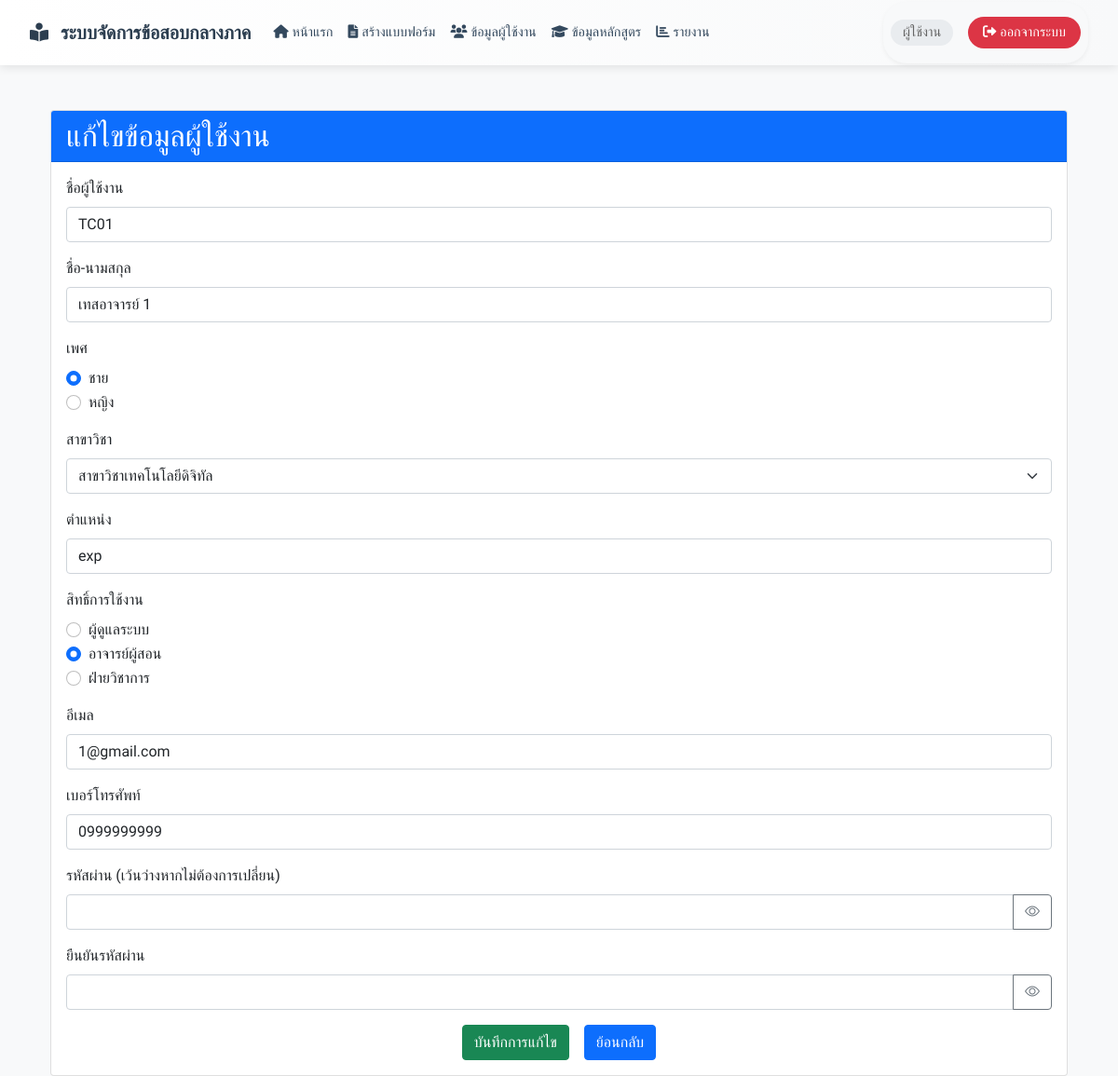
Screenshot of /edit_user.php?id=1238 with the database file from the repository.
### tables this page shows
CREATE TABLE `datalogin` (
  `id` int(11) NOT NULL,
  `username` varchar(50) NOT NULL,
  `password` varchar(255) NOT NULL,
  `full_name` varchar(100) NOT NULL,
  `gender` enum('ชาย','หญิง','อื่นๆ') NOT NULL,
  `department` varchar(100) NOT NULL,
  `position` varchar(100) NOT NULL,
  `role` enum('admin','teacher','academic') NOT NULL,
  `email` varchar(100) DEFAULT NULL,
  `phone` varchar(20) DEFAULT NULL,
  `failed_attempts` int(11) DEFAULT 0,
  `is_locked` tinyint(1) DEFAULT 0
);

### edit_user.php (the view, shortened to what this page needs)
<?php
require_once 'config.php';
include 'admin_nav.php';
$id = $_GET['id'];
$sql = "SELECT * FROM datalogin WHERE id = ?";
$stmt = $conn->prepare($sql);
$stmt->bind_param("i", $id);
$stmt->execute();
$result = $stmt->get_result();
$user = $result->fetch_assoc();
?>
<!DOCTYPE html>
<html lang="th">
<head>
    <link href="https://cdn.jsdelivr.net/npm/bootstrap@5.1.3/dist/css/bootstrap.min.css" rel="stylesheet">
    <link rel="stylesheet" href="https://cdn.jsdelivr.net/npm/bootstrap-icons@1.7.2/font/bootstrap-icons.css">
</head>
<body>
    <div class="container mt-5">
        <div class="card">
            <div class="card-header bg-primary text-white">
                <h2 class="mb-0">แก้ไขข้อมูลผู้ใช้งาน</h2>
            </div>
            <div class="card-body">
                <form action="<?php echo htmlspecialchars($_SERVER["PHP_SELF"]) . '?id=' . $id; ?>" method="post">
                    <div class="mb-3">
                        <label for="username" class="form-label">ชื่อผู้ใช้งาน</label>
                        <input type="text" class="form-control" id="username" name="username" value="<?php echo $user['username']; ?>" required>
                    </div>
                    <div class="mb-3">
                        <label for="full_name" class="form-label">ชื่อ-นามสกุล</label>
                        <input type="text" class="form-control" id="full_name" name="full_name" value="<?php echo $user['full_name']; ?>" required>
                    </div>
                    <div class="mb-3">
                        <label class="form-label">เพศ</label>
                        <div class="form-check">
                            <input class="form-check-input" type="radio" value="ชาย" id="gender_male" name="gender" <?php echo ($user['gender'] == 'ชาย') ? 'checked' : ''; ?> required>
                            <label class="form-check-label" for="gender_male">ชาย</label>
                        </div>
                        <div class="form-check">
                            <input class="form-check-input" type="radio" value="หญิง" id="gender_female" name="gender" <?php echo ($user['gender'] == 'หญิง') ? 'checked' : ''; ?> required>
                            <label class="form-check-label" for="gender_female">หญิง</label>
                        </div>
                    </div>
                    <div class="mb-3">
                        <label for="department" class="form-label">สาขาวิชา</label>
                        <select class="form-select" id="department" name="department" required>
                            <option value="2" <?php echo ($user['department'] == '2') ? 'selected' : ''; ?>>สาขาวิชาเทคโนโลยีดิจิทัล</option>
                        </select>
                    </div>
                    <div class="mb-3">
                        <label for="position" class="form-label">ตำแหน่ง</label>
                        <input type="text" class="form-control" id="position" name="position" value="<?php echo $user['position']; ?>" required>
                    </div>
                    <div class="mb-3">
                        <label class="form-label">สิทธิ์การใช้งาน</label>
                        <div class="form-check">
                            <input class="form-check-input" type="radio" value="admin" id="role_admin" name="role" <?php echo ($user['role'] == 'admin') ? 'checked' : ''; ?> required>
                            <label class="form-check-label" for="role_admin">ผู้ดูแลระบบ</label>
                        </div>
                        <div class="form-check">
                            <input class="form-check-input" type="radio" value="teacher" id="role_teacher" name="role" <?php echo ($user['role'] == 'teacher') ? 'checked' : ''; ?> required>
                            <label class="form-check-label" for="role_teacher">อาจารย์ผู้สอน</label>
                        </div>
                        <div class="form-check">
                            <input class="form-check-input" type="radio" value="academic" id="role_academic" name="role" <?php echo ($user['role'] == 'academic') ? 'checked' : ''; ?> required>
                            <label class="form-check-label" for="role_academic">ฝ่ายวิชาการ</label>
                        </div>
                    </div>
                    <div class="mb-3">
                        <label for="email" class="form-label">อีเมล</label>
                        <input type="email" class="form-control" id="email" name="email" value="<?php echo $user['email']; ?>" required>
                    </div>
                    <div class="mb-3">
                        <label for="phone" class="form-label">เบอร์โทรศัพท์</label>
                        <input type="tel" class="form-control" id="phone" name="phone" value="<?php echo $user['phone']; ?>" pattern="[0-9]+" title="กรุณากรอกเฉพาะตัวเลข" required>
                    </div>
                    <div class="mb-3">
                        <label for="password" class="form-label">รหัสผ่าน (เว้นว่างหากไม่ต้องการเปลี่ยน)</label>
                        <div class="input-group">
                            <input type="password" class="form-control" id="password" name="password" pattern="(?=.*\d)(?=.*[a-z])(?=.*[A-Z])(?=.*[!@#$%^&*]).{8,}" title="รหัสผ่านต้องมีอย่างน้อย 8 ตัว และประกอบด้วยตัวอักษรพิมพ์ใหญ่ พิมพ์เล็ก ตัวเลข และสัญลักษณ์พิเศษ">
                            <button class="btn btn-outline-secondary" type="button" id="togglePassword">
                                <i class="bi bi-eye"></i>
                            </button>
                        </div>
                    </div>
                    <div class="mb-3">
                        <label for="confirm_password" class="form-label">ยืนยันรหัสผ่าน</label>
                        <div class="input-group">
                            <input type="password" class="form-control" id="confirm_password" name="confirm_password">
                            <button class="btn btn-outline-secondary" type="button" id="toggleConfirmPassword">
                                <i class="bi bi-eye"></i>
                            </button>
                        </div>
                    </div>
                    <div class="d-grid gap-2 d-md-flex justify-content-md-center">
                        <button type="submit" class="btn btn-success me-md-2">บันทึกการแก้ไข</button>
                        <a href="userlist.php" class="btn btn-primary">ย้อนกลับ</a>
                    </div>
                </form>
            </div>
        </div>
    </div>
</body>
</html>

### admin_nav.php (style rules this page uses)
body { background-color: #f8f9fa; font-family: "Sarabun", sans-serif; }

### edit_user.php (style rules this page uses)
body { background-color: #f8f9fa; font-family: "Sarabun", sans-serif; }

### rows the page displays
datalogin: username "TC01", full_name "เทสอาจารย์ 1", gender "☑ ชาย", gender "☐ หญิง", department "สาขาวิชาเทคโนโลยีดิจิทัล", position "exp", role "☐ ผู้ดูแลระบบ", role "☑ อาจารย์ผู้สอน", role "☐ ฝ่ายวิชาการ", email "1@gmail.com", phone "0999999999"

### other values shown
$role_display[$_SESSION['role']] "ผู้ใช้งาน"
